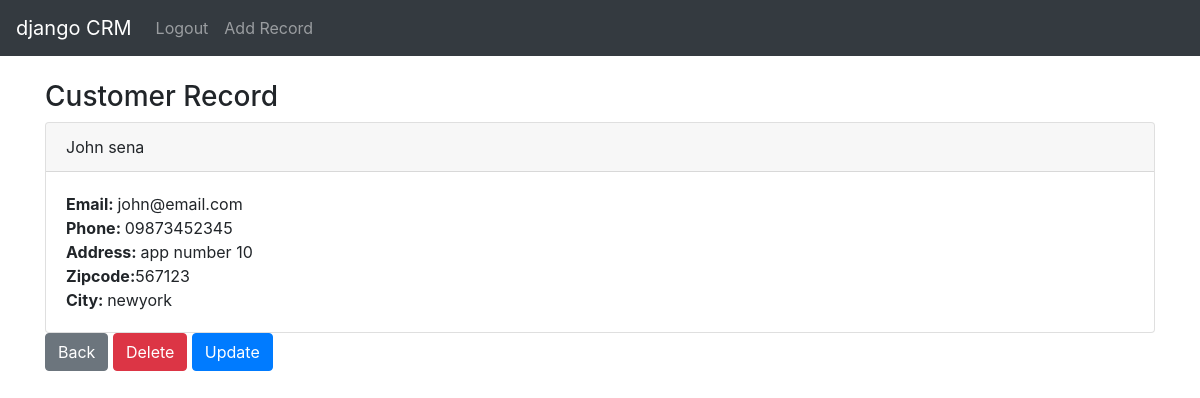
The app's page /record/4 (signed in) with its own data.
### website/models.py (models this page shows, shortened)
class Record(models.Model):
    created_at = models.DateTimeField(auto_now_add=True)
    first_name = models.CharField(max_length=50)
    last_name = models.CharField(max_length=50)
    email = models.CharField(max_length=50)
    phone = models.CharField(max_length=15)
    address = models.CharField(max_length=100)
    city = models.CharField(max_length=50)
    state = models.CharField(max_length=50)
    zipcode = models.CharField(max_length=20)

### website/views.py (the view)
# urls.py: path('record/<int:pk>', customer_record, name='record'),
def customer_record(request, pk):
    if request.user.is_authenticated:
        customer = Record.objects.get(id=pk)
        return render(request, 'record.html', {'customer': customer})
    else:
        messages.success(request, 'You must be logged in')
        return redirect('home')

### website/templates/record.html
{% extends 'base.html' %}
{% block content %}
<h3>Customer Record</h3>
<div class="card">
  <div class="card-header">
    {{ customer.first_name }}
    {{ customer.last_name }}
  </div>
  <div class="card-body">
    <p class="card-text">
    <strong>Email: </strong>{{ customer.email }} <br>
    <strong>Phone: </strong>{{ customer.phone }} <br>
    <strong>Address: </strong>{{ customer.address }} <br>
    <strong>Zipcode:</strong>{{ customer.zipcode }} <br>
    <strong>City: </strong>{{ customer.city }} <br>
    </p>
  </div>
</div>
<a href="{% url 'home' %}" class="btn btn-secondary"> Back</a>
<a href="{% url 'delete_record' customer.id %}" class="btn btn-danger"> Delete</a>
<a href="{% url 'update_record' customer.id %}" class="btn btn-primary"> Update</a>
{% endblock %}

### records on screen
Record: first_name "John", last_name "sena", email "john@email.com", phone "09873452345", address "app number 10", zipcode "567123", city "newyork"
